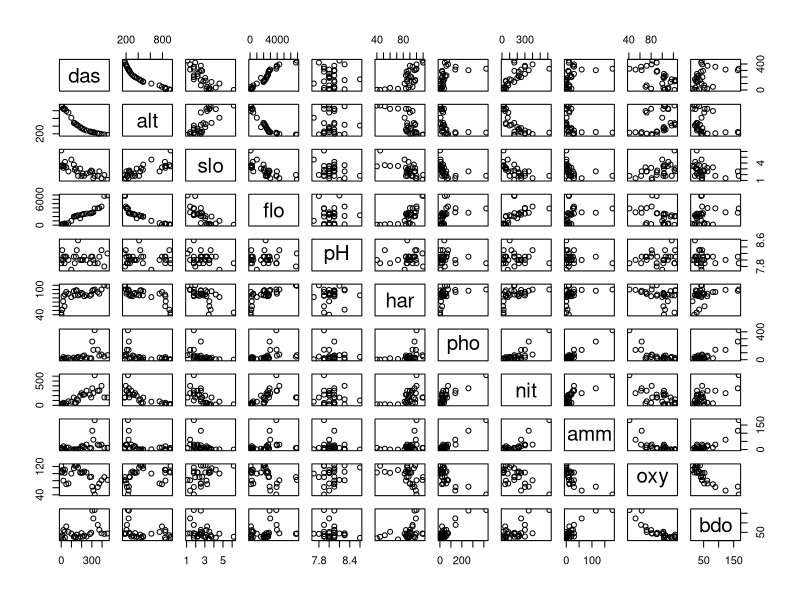
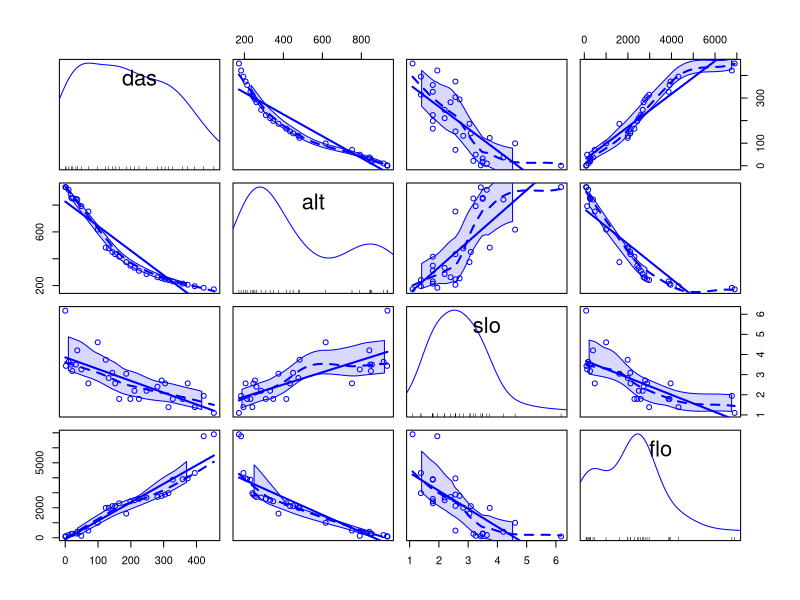
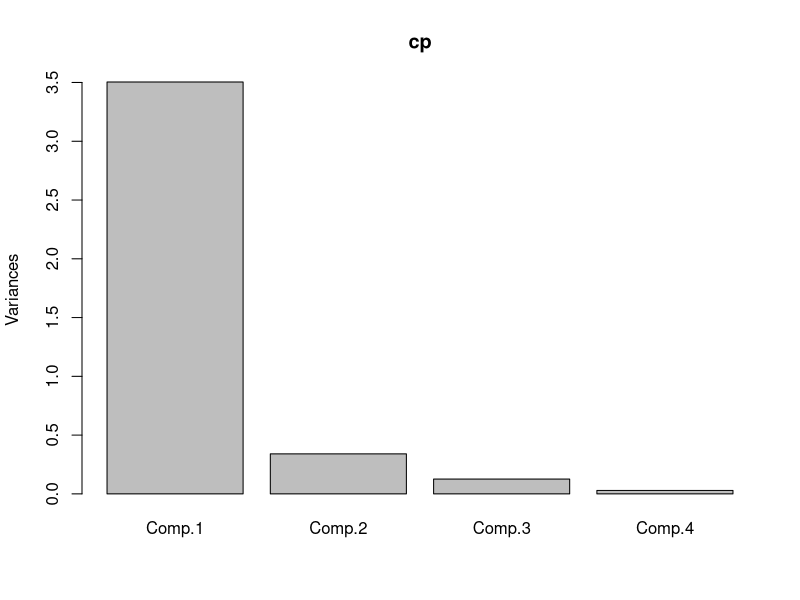
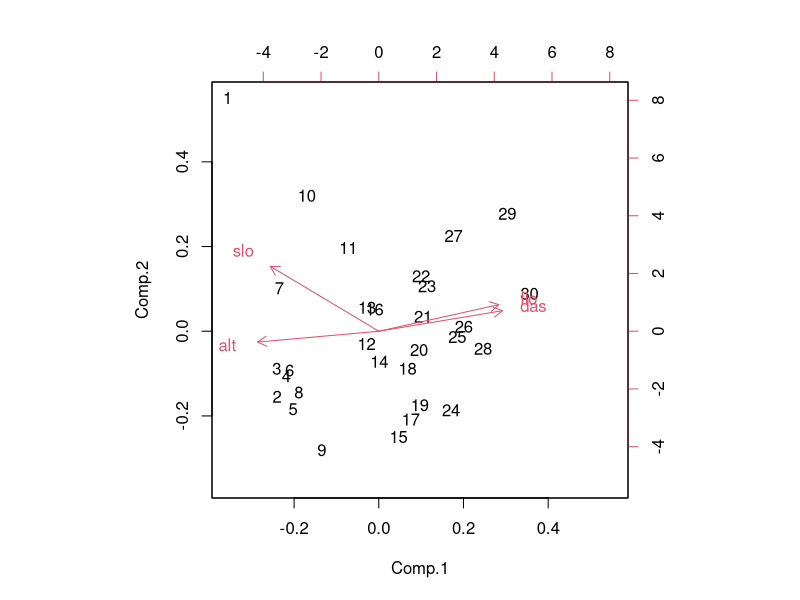
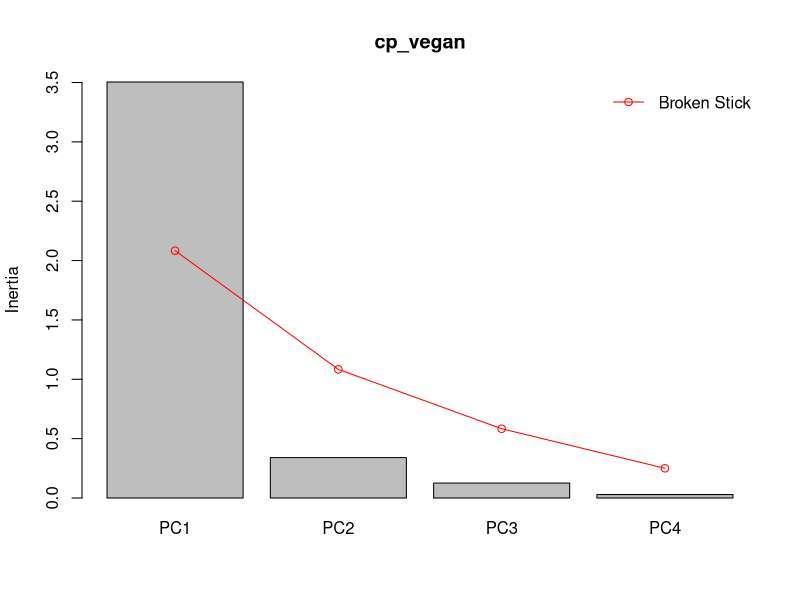
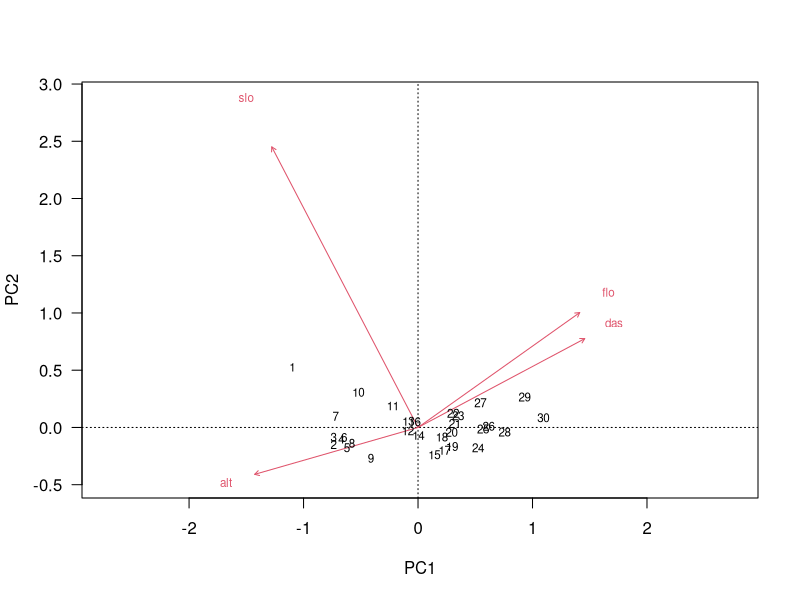
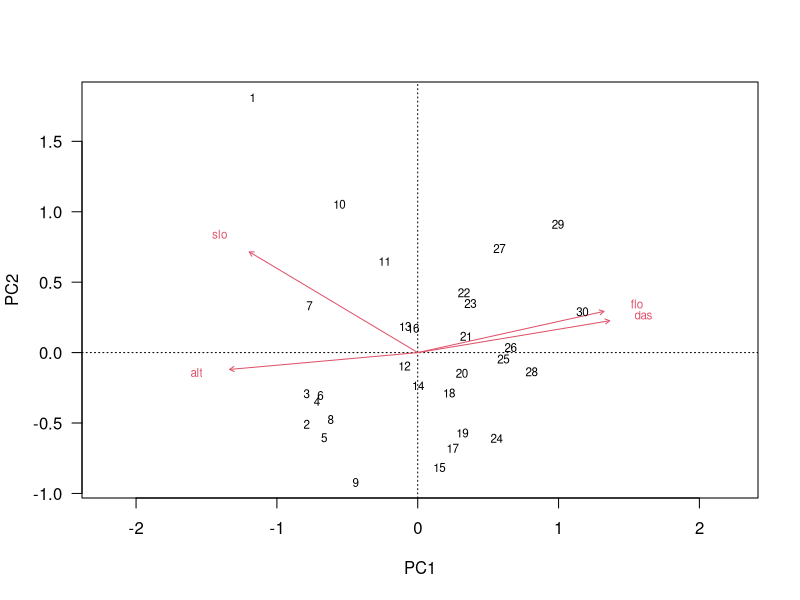
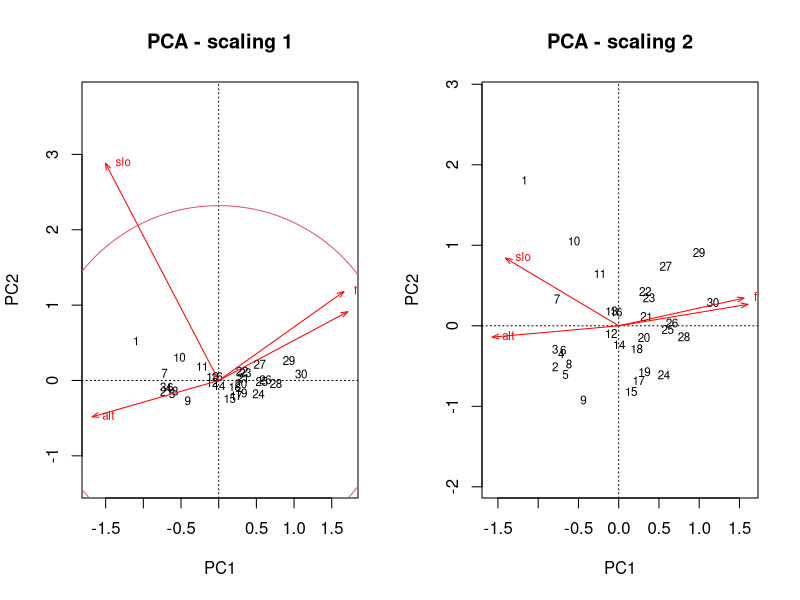

Source code (R) for these figures, in order:
## ---- chunk 1
knitr::opts_chunk$set(fig.width=10, 
                      fig.height=7)
options(width = 100)
## ---- chunk 2
ambient       <- read.csv2("ambientales.csv", enc = "latin1", row.names = 1)
nomVarAmbient <- read.csv2("Nombresdevariablesambientales.csv", enc = "latin1")
## ---- chunk 3
nomVarAmbient
## ---- chunk 4
pairs(ambient)
## ---- chunk 5
library(tidyverse)
var_fisicas <- ambient %>%
               select(das:flo)
var_fisicas
## ---- chunk 6
library(car)
scatterplotMatrix(var_fisicas)
## ---- chunk 7
cp <- princomp(var_fisicas, cor = TRUE)
cp
summary(cp)
## ---- chunk 8
plot(cp)
## ---- chunk 9
cp$sdev
## ---- chunk 10
cp$sdev ^ 2
## ---- chunk 11
sum(cp$sdev ^ 2)
## ---- chunk 12
cp$loadings
## ---- chunk 13
cp$scores
## ---- chunk 14
biplot(cp)
## ---- chunk 15
library(vegan)
## ---- chunk 16
cp_vegan <- rda(var_fisicas, scale = TRUE)
cp_vegan
## ---- chunk 17
screeplot(cp_vegan, bstick = TRUE)
## ---- chunk 18
biplot(cp_vegan, scaling = 1, las = 1)
## ---- chunk 19
biplot(cp_vegan, scaling = 2, las = 1)
## ---- chunk 20

# https://github.com/JoeyBernhardt/NumericalEcology/blob/master/cleanplot.pca.R

"cleanplot.pca" <- function(res.pca, ax1=1, ax2=2, point=FALSE, 
	ahead=0.07, cex=0.7) 
{
# A function to draw two biplots (scaling 1 and scaling 2) from an object 
# of class "rda" (PCA or RDA result from vegan's rda() function)
#
# License: GPL-2 
# Authors: Francois Gillet & Daniel Borcard, 24 August 2012

	require("vegan")

	par(mfrow=c(1,2))
	p <- length(res.pca$CA$eig)

	# Scaling 1: "species" scores scaled to relative eigenvalues
	sit.sc1 <- scores(res.pca, display="wa", scaling=1, choices=c(1:p))
	spe.sc1 <- scores(res.pca, display="sp", scaling=1, choices=c(1:p))
	plot(res.pca, choices=c(ax1, ax2), display=c("wa", "sp"), type="n", 
		main="PCA - scaling 1", scaling=1)
	if (point)
	{
		points(sit.sc1[,ax1], sit.sc1[,ax2], pch=20)
		text(res.pca, display="wa", choices=c(ax1, ax2), cex=cex, pos=3, scaling=1)
	}
	else
	{
		text(res.pca, display="wa", choices=c(ax1, ax2), cex=cex, scaling=1)
	}
	text(res.pca, display="sp", choices=c(ax1, ax2), cex=cex, pos=4, 
		col="red", scaling=1)
	arrows(0, 0, spe.sc1[,ax1], spe.sc1[,ax2], length=ahead, angle=20, col="red")
	pcacircle(res.pca)

	# Scaling 2: site scores scaled to relative eigenvalues
	sit.sc2 <- scores(res.pca, display="wa", choices=c(1:p))
	spe.sc2 <- scores(res.pca, display="sp", choices=c(1:p))
	plot(res.pca, choices=c(ax1,ax2), display=c("wa","sp"), type="n", 
		main="PCA - scaling 2")
	if (point) {
		points(sit.sc2[,ax1], sit.sc2[,ax2], pch=20)
		text(res.pca, display="wa", choices=c(ax1 ,ax2), cex=cex, pos=3)
	}
	else
	{
		text(res.pca, display="wa", choices=c(ax1, ax2), cex=cex)
	}
	text(res.pca, display="sp", choices=c(ax1, ax2), cex=cex, pos=4, col="red")
	arrows(0, 0, spe.sc2[,ax1], spe.sc2[,ax2], length=ahead, angle=20, col="red")
}



"pcacircle" <- function (pca) 
{
# Draws a circle of equilibrium contribution on a PCA plot 
# generated from a vegan analysis.
# vegan uses special constants for its outputs, hence 
# the 'const' value below.

	eigenv <- pca$CA$eig
	p <- length(eigenv)
	n <- nrow(pca$CA$u)
	tot <- sum(eigenv)
	const <- ((n - 1) * tot)^0.25
	radius <- (2/p)^0.5
	radius <- radius * const
	symbols(0, 0, circles=radius, inches=FALSE, add=TRUE, fg=2)
}
## ---- chunk 21
cleanplot.pca(cp_vegan)
